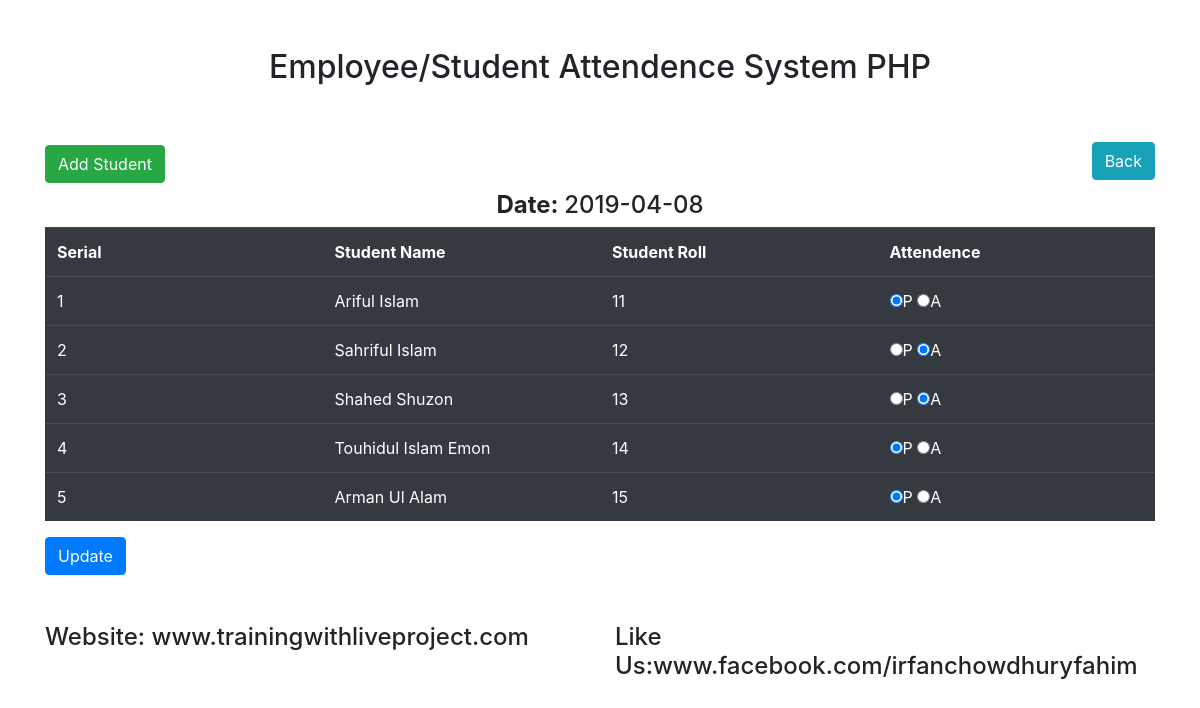
The app's page /student_view.php?date=2019-04-08 with its own data.
### tables this page shows
CREATE TABLE `tbl_student` (
  `studentId` int(11) NOT NULL,
  `name` varchar(255) NOT NULL,
  `roll` int(11) NOT NULL
);

CREATE TABLE `tbl_attendance` (
  `attendId` int(11) NOT NULL,
  `roll` int(11) NOT NULL,
  `attend` varchar(255) NOT NULL,
  `att_time` date NOT NULL
);

### lib/Database.php (called while the page is built, shortened)
<?php
class Database{
	public $host   = DB_HOST;
	public $user   = DB_USER;
	public $pass   = DB_PASS;
	public $dbname = DB_NAME;
	public $link;
	private function connectDB(){
	$this->link = new mysqli($this->host, $this->user, $this->pass, $this->dbname);
 }
	public function select($query){
		$result = $this->link->query($query) or die($this->link->error.__LINE__);
		if($result->num_rows > 0){
			return $result;
		} else {
			return false;
		}
	}
}

### class/Student.php (called while the page is built, shortened)
<?php
    $filepath = realpath(dirname(__FILE__));
    include_once ($filepath.'/../lib/Database.php');
class Student
{
    private $db;
    public function __construct()
    {
        $this->db = new Database();
    }
    public function getAllData($date)
    {
        $query = "SELECT tbl_student.name, tbl_attendance.*
                  FROM tbl_student
                  INNER JOIN  tbl_attendance
                  ON  tbl_student.roll = tbl_attendance.roll
                  WHERE att_time = '$date' ";
        $result = $this->db->select($query);
        return $result;
    }
}
?>

### student_view.php (the view, shortened to what this page needs)
<?php
    include "inc/header.php" ;
    include "class/Student.php" ;
?>
<?php
    $student = new Student();
    $date =$_GET['date'];
?>
<div class="panel panel-default">
    <div class="row">
        <div class="col-3">
            <h2><a href="add.php" class="btn btn-success">Add Student</a></h2>
        </div>
        <div class="col-3"></div>
        <div class="col-3"></div>
        <div class="col-3">
            <h2><a href="date_view.php" class="btn btn-info" style="float:right">Back</a></h2>
        </div>
    </div>
    <div class="panel-body">
        <div class="text-center" >
            <h4><strong>Date: </strong> <?php echo  $date; ?></h4>
        </div>
        <form action="" method="post">
            <table class="table table-dark table-hover">
                <tr>
                  <th width="25%">Serial</th>
                  <th width="25%">Student Name</th>
                  <th width="25%">Student Roll</th>
                  <th width="25%">Attendence</th>
                </tr>
<?php
  $getStudent = $student->getAllData($date);
  if ($getStudent) {
      $i=0;
      while ($result = $getStudent->fetch_assoc()) {
        $i++;
?>
                <tr>
                  <td><?php echo $i; ?></td>
                  <td><?php echo $result['name']; ?></td>
                  <td><?php echo $result['roll']; ?></td>
                  <td>
                    <input <?php if($result['attend']=="present"){echo "checked";} ?>   type="radio" name="attend[<?php echo $result['roll']; ?>]" value="present" >P
                    <input <?php if($result['attend']=="absent"){echo "checked";} ?>    type="radio" name="attend[<?php echo $result['roll']; ?>]" value="absent">A
                  </td>
                </tr>
<?php } } ?>
            </table>
                   <input class="btn btn-primary" type="submit" name="submit" value="Update">
        </form>
    </div>
</div>
      <?php include "inc/footer.php" ;?>

### records on screen
tbl_student: name "Ariful Islam", tbl_attendance.roll "11"
tbl_attendance: attend "☑"
tbl_student: name "Sahriful Islam", tbl_attendance.roll "12"
tbl_attendance: attend "☑"
tbl_student: name "Shahed Shuzon", tbl_attendance.roll "13"
tbl_attendance: attend "☑"
tbl_student: name "Touhidul Islam Emon", tbl_attendance.roll "14"
tbl_attendance: attend "☑"
tbl_student: name "Arman Ul Alam", tbl_attendance.roll "15"
tbl_attendance: attend "☑"

### other values on screen
$date "2019-04-08"
